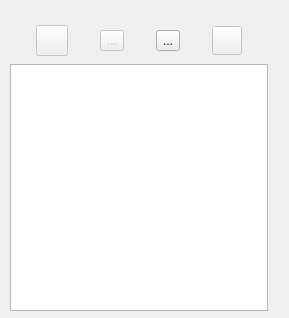
<?xml version="1.0" encoding="UTF-8"?>
<ui version="4.0">
 <class>WorkSpaceWidget</class>
 <widget class="QWidget" name="WorkSpaceWidget">
  <property name="geometry">
   <rect>
    <x>0</x>
    <y>0</y>
    <width>289</width>
    <height>318</height>
   </rect>
  </property>
  <property name="minimumSize">
   <size>
    <width>0</width>
    <height>0</height>
   </size>
  </property>
  <property name="windowTitle">
   <string>Form</string>
  </property>
  <property name="styleSheet">
   <string notr="true">WorkSpaceWidget{border-width: 1px; 
					 border-style:  solid;
					 border-color:  white};</string>
  </property>
  <widget class="QWidget" name="layoutWidget">
   <property name="geometry">
    <rect>
     <x>10</x>
     <y>10</y>
     <width>258</width>
     <height>301</height>
    </rect>
   </property>
   <layout class="QVBoxLayout" name="verticalLayout">
    <item>
     <spacer name="verticalSpacer">
      <property name="orientation">
       <enum>Qt::Vertical</enum>
      </property>
      <property name="sizeType">
       <enum>QSizePolicy::Fixed</enum>
      </property>
      <property name="sizeHint" stdset="0">
       <size>
        <width>20</width>
        <height>13</height>
       </size>
      </property>
     </spacer>
    </item>
    <item>
     <layout class="QHBoxLayout" name="horizontalLayout">
      <property name="topMargin">
       <number>2</number>
      </property>
      <property name="bottomMargin">
       <number>2</number>
      </property>
      <item>
       <widget class="QToolButton" name="tbNew">
        <property name="enabled">
         <bool>false</bool>
        </property>
        <property name="toolTip">
         <string>&lt;html&gt;&lt;head/&gt;&lt;body&gt;&lt;p&gt;New&lt;/p&gt;&lt;/body&gt;&lt;/html&gt;</string>
        </property>
        <property name="styleSheet">
         <string notr="true">QToolButton{background-color:transparent};</string>
        </property>
        <property name="text">
         <string/>
        </property>
        <property name="icon">
         <iconset resource="../resources.qrc">
          <normaloff>:/Resources/new.png</normaloff>:/Resources/new.png</iconset>
        </property>
        <property name="iconSize">
         <size>
          <width>24</width>
          <height>24</height>
         </size>
        </property>
       </widget>
      </item>
      <item>
       <widget class="QToolButton" name="tbDelete">
        <property name="enabled">
         <bool>false</bool>
        </property>
        <property name="toolTip">
         <string>&lt;html&gt;&lt;head/&gt;&lt;body&gt;&lt;p&gt;Delete&lt;/p&gt;&lt;/body&gt;&lt;/html&gt;</string>
        </property>
        <property name="styleSheet">
         <string notr="true">QToolButton{background-color:transparent};</string>
        </property>
        <property name="text">
         <string>...</string>
        </property>
        <property name="icon">
         <iconset resource="../resources.qrc">
          <normaloff>:/Resources/delete .png</normaloff>:/Resources/delete .png</iconset>
        </property>
        <property name="iconSize">
         <size>
          <width>24</width>
          <height>24</height>
         </size>
        </property>
       </widget>
      </item>
      <item>
       <widget class="QToolButton" name="tbLoad">
        <property name="toolTip">
         <string>&lt;html&gt;&lt;head/&gt;&lt;body&gt;&lt;p&gt;Load&lt;/p&gt;&lt;/body&gt;&lt;/html&gt;</string>
        </property>
        <property name="styleSheet">
         <string notr="true">QToolButton{background-color:transparent};</string>
        </property>
        <property name="text">
         <string>...</string>
        </property>
        <property name="icon">
         <iconset resource="../resources.qrc">
          <normaloff>:/Resources/load.png</normaloff>:/Resources/load.png</iconset>
        </property>
        <property name="iconSize">
         <size>
          <width>24</width>
          <height>24</height>
         </size>
        </property>
       </widget>
      </item>
      <item>
       <widget class="QToolButton" name="tbSave">
        <property name="enabled">
         <bool>false</bool>
        </property>
        <property name="toolTip">
         <string>&lt;html&gt;&lt;head/&gt;&lt;body&gt;&lt;p&gt;Save&lt;/p&gt;&lt;/body&gt;&lt;/html&gt;</string>
        </property>
        <property name="styleSheet">
         <string notr="true">QToolButton{background-color:transparent};</string>
        </property>
        <property name="text">
         <string/>
        </property>
        <property name="icon">
         <iconset resource="../resources.qrc">
          <normaloff>:/Resources/save.png</normaloff>:/Resources/save.png</iconset>
        </property>
        <property name="iconSize">
         <size>
          <width>22</width>
          <height>22</height>
         </size>
        </property>
        <property name="toolButtonStyle">
         <enum>Qt::ToolButtonIconOnly</enum>
        </property>
       </widget>
      </item>
     </layout>
    </item>
    <item>
     <widget class="QTreeView" name="treeView">
      <property name="headerHidden">
       <bool>true</bool>
      </property>
      <attribute name="headerVisible">
       <bool>false</bool>
      </attribute>
     </widget>
    </item>
   </layout>
  </widget>
 </widget>
 <resources>
  <include location="../resources.qrc"/>
 </resources>
 <connections/>
</ui>
